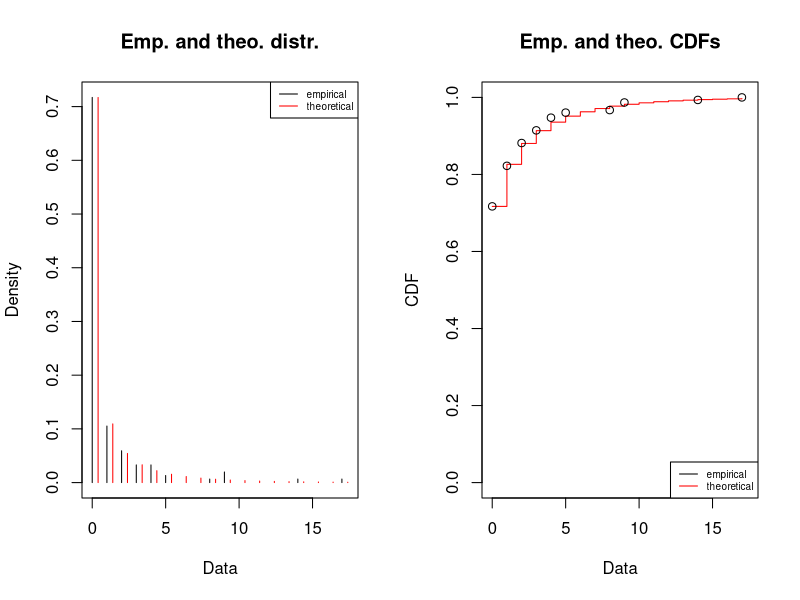
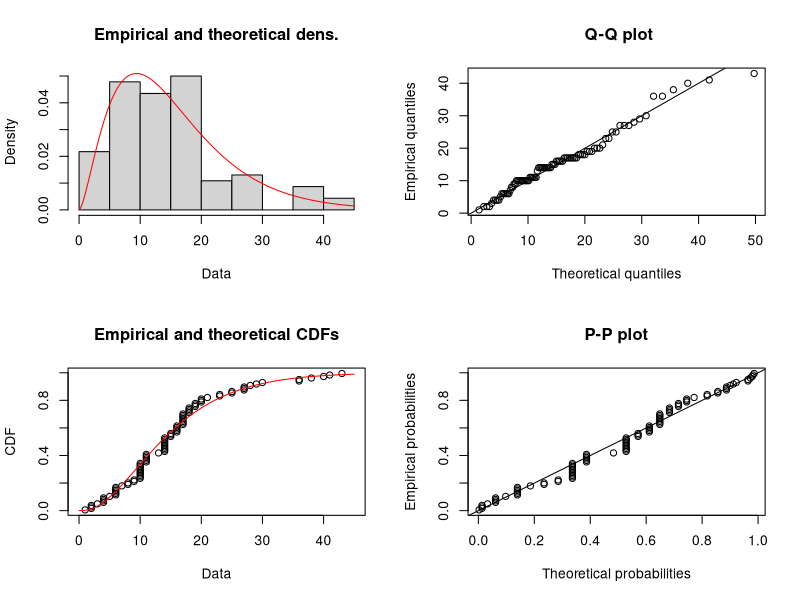
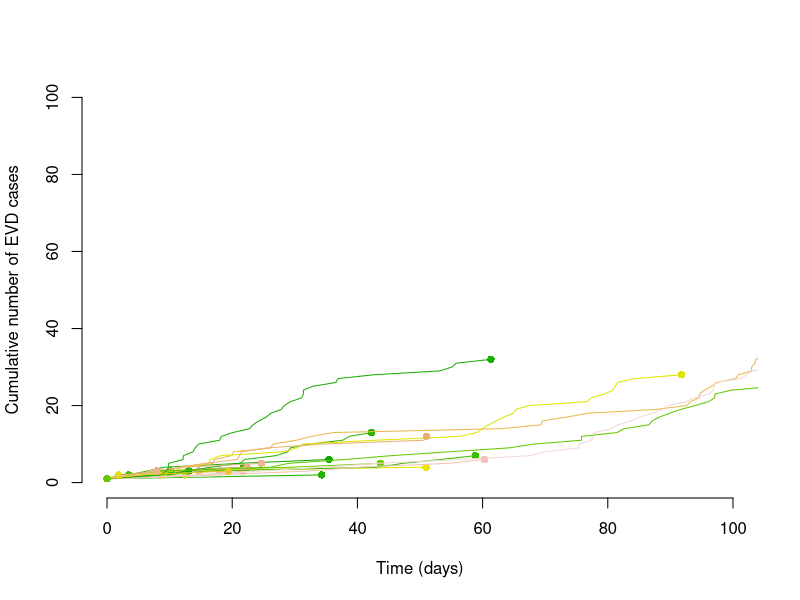

These figures' R source, in order:
###########################################################################
#                                                                         #
#   EBOLA SUPERSPREADING                                                  #
#                                                                         #
#   REFERENCE: ALTHAUS CL. LANCET INFECT DIS. 2015;15(5):507-8.           #
#   DOI: 10.1016/S1473-3099(15)70135-0                                    #
#                                                                         #
#   Copyright (C) 2015 by Christian L. Althaus                            #
#   (christian.althaus@alumni.ethz.ch)                                    #
#                                                                         #
#   This script is free software; you can redistribute it and/or modify   #
#   it under the terms of the GNU General Public License as published by  #
#   the Free Software Foundation; either version 2 of the License, or     #
#   (at your option) any later version.                                   #
#                                                                         #
#   This script is distributed in the hope that it will be useful,        #
#   but WITHOUT ANY WARRANTY; without even the implied warranty of        #
#   MERCHANTABILITY or FITNESS FOR A PARTICULAR PURPOSE.  See the         #
#   GNU General Public License for more details.                          #
#                                                                         #
###########################################################################

# Necessary libraries
library(fitdistrplus)

# Number of individuals in the trees
n <- 152
# Number of secondary cases for all individuals
c1 <- c(1,2,2,5,14,1,4,4,1,3,3,8,2,1,1,4,9,9,1,1,17,
        2,1,1,1,4,3,3,4,2,5,1,2,2,1,9,1,3,1,2,1,1,2)
c0 <- c(c1,rep(0,n-length(c1)))
# Fitting a negative binomial distribution to the number of secondary cases
fit.cases <- fitdist(c0,"nbinom")
summary(fit.cases)
plot(fit.cases)

# Range of reported serial intervals
days <- 0:43
# Observed intervals for each day
frequency <- c(0,1,3,1,4,1,6,1,2,2,11,6,0,1,10,3,5,8,4,3,3,1,
               0,2,0,2,0,3,1,1,1,0,0,0,0,0,2,0,1,0,1,1,0,1)
d <- rep(days,frequency)
# Fitting a gamma distribution to the serial interval
fit.serial <- fitdist(d,"gamma")
summary(fit.serial)
plot(fit.serial)

# Set seed for random number generator
set.seed(645)
# Number of simulation runs
runs <- 1e2
# Number of initial cases
seed <- 1
# Initialize plot
plot(NA,xlim=c(0,100),ylim=c(0,100),xlab="Time (days)",
     ylab="Cumulative number of EVD cases",frame=FALSE)
# Set color scheme for different trajectories
cols <- sample(terrain.colors(runs))
# Simulate outbreak trajectories
for(i in 1:runs) {
    cases <- seed
	t <- rep(0,seed)
	times <- t
	while(cases > 0) {
		secondary <- rnbinom(cases,size=fit.cases$estimate[1],mu=fit.cases$estimate[2])
        t.new <- numeric()
		for(j in 1:length(secondary)) {
			t.new <- c(t.new,t[j] + rgamma(secondary[j],shape=fit.serial$estimate[1],
                       rate=fit.serial$estimate[2]))
		}
		cases <- length(t.new)
		t <- t.new
		times <- c(times,t.new)
	}
	lines(sort(times),1:length(times),col=cols[i],lwd=1)
	points(max(times),length(times),col=cols[i],pch=16)
}
